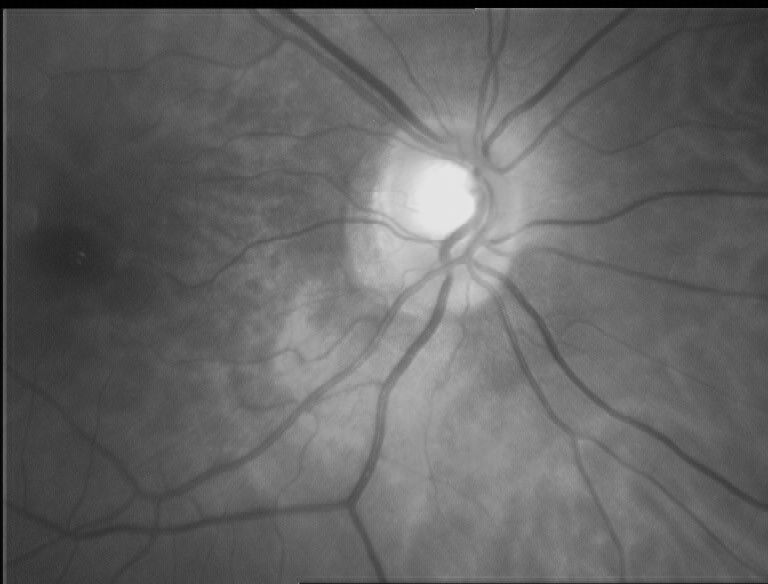
%> input picture Image Data Set/R001.jpg, 768 x 584 px
$ octave optical.m   (GNU Octave 9; MATLAB toolbox functions it lacks are replaced by stand-ins)
%> lines starting %> are read from the running program, lines starting %| are printed output that depends on the picture; in (x1, y1, x2, y2) boxes, pixels count from 0 and x2, y2 are one past the last pixel; in counts of white or black regions, pixels touching at a corner belong together; the program's own positions count from 1
clc
clear all
close all   %close all previous otpts
image='R001.jpg';
i=imread(image);
%> i is the input picture: size 584x768 uint8; min 0, max 231, mean 100.3
i1=histeq(i); %to increase contrast
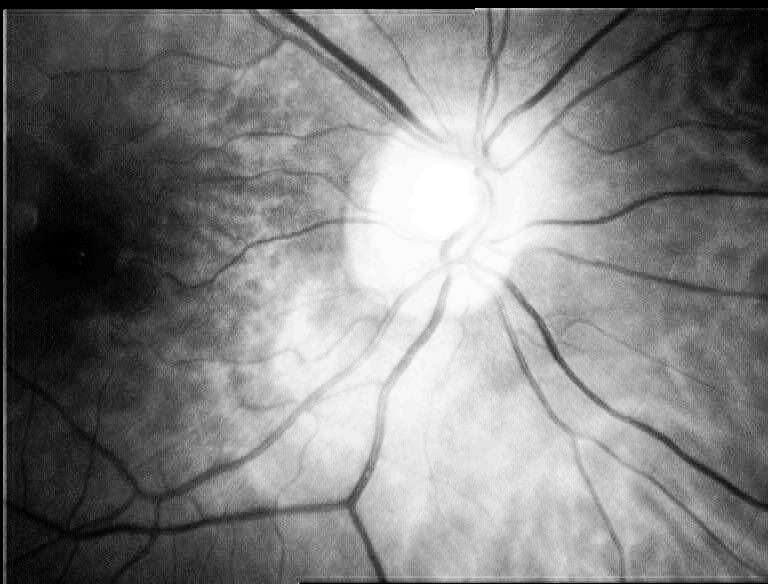
%> i1: size 584x768 uint8; min 0, max 255, mean 126.7
i2=im2bw(i1,0.5); %dataset in grey. changed to bw
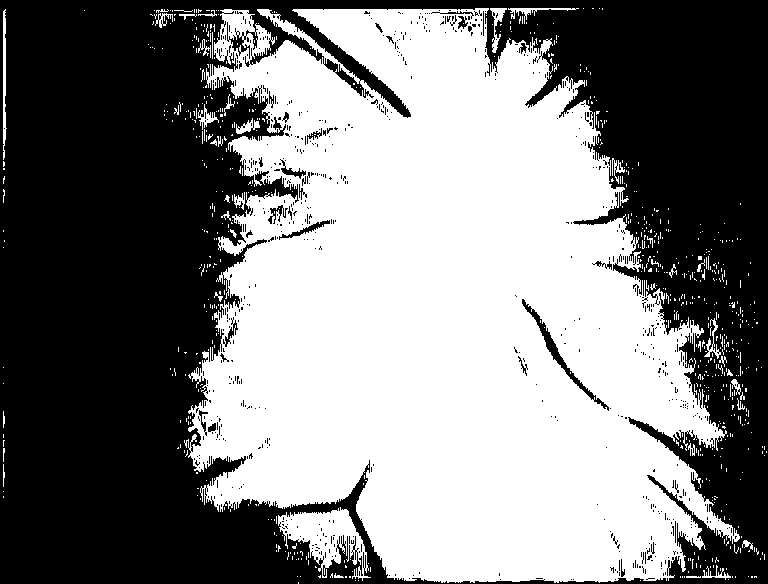
%> i2: size 584x768 logical; 49.8% white; 752 white regions (710 under 20 px), largest, box (x1, y1, x2, y2) and area: (184, 8, 740, 583) 215042, (278, 507, 371, 581) 3061, (3, 9, 7, 160) 400
i3= bwareaopen(i2,round(numel(i)*0.02));    %remove noise
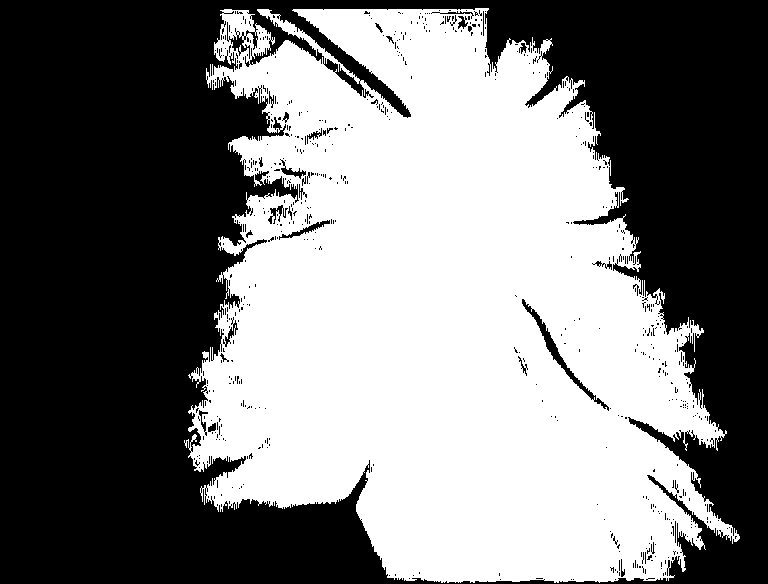
%> i3: size 584x768 logical; 47.9% white; 1 white region, box (x1, y1, x2, y2) and area: (184, 8, 740, 583) 215042
i4=i3;


x=0;y=0;c=0;        %to calulate centroid of the region
[m n]=size(i)
%> m = 584; n = 768
for j=1:584 %traverse
for k=1:768
    if(i3(j,k)==1) %white pixels =1. Find all white pixel points. Take their avg.
        x=x+k;
        y=y+j;
        c=c+1;
    end
end
end
%> after the loop, c = 215042; x = 95957063; y = 68048190
x=round(x/c);
%> x = 446
y=round(y/c);
%> y = 316
yellow = uint8([0 0 0]); % [R G B]; class of yellow must match class of I %for drawing bloack line
%> (the run ends here)

$ run again, with Image Data Set/R004.jpg copied over Image Data Set/R001.jpg
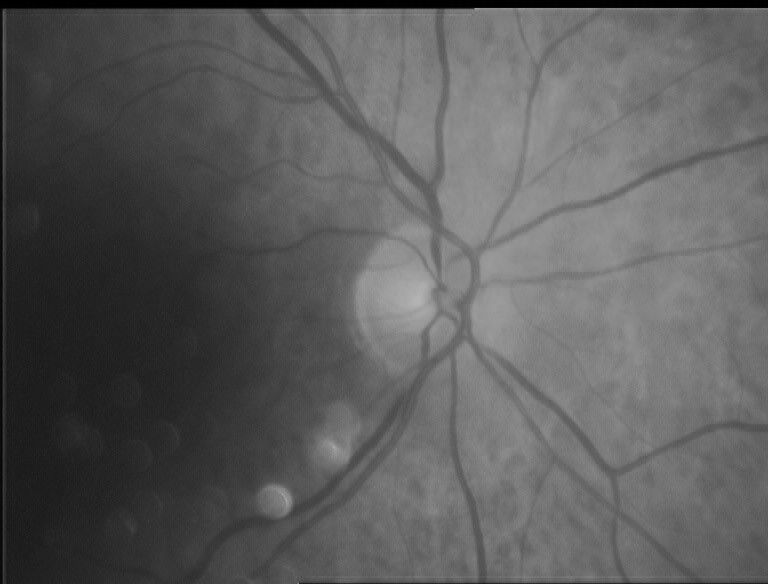
%> input picture Image Data Set/R004.jpg, 768 x 584 px
%> i is the input picture: size 584x768 uint8; min 0, max 179, mean 91.9
%> `i2=im2bw(i1,0.5);`:
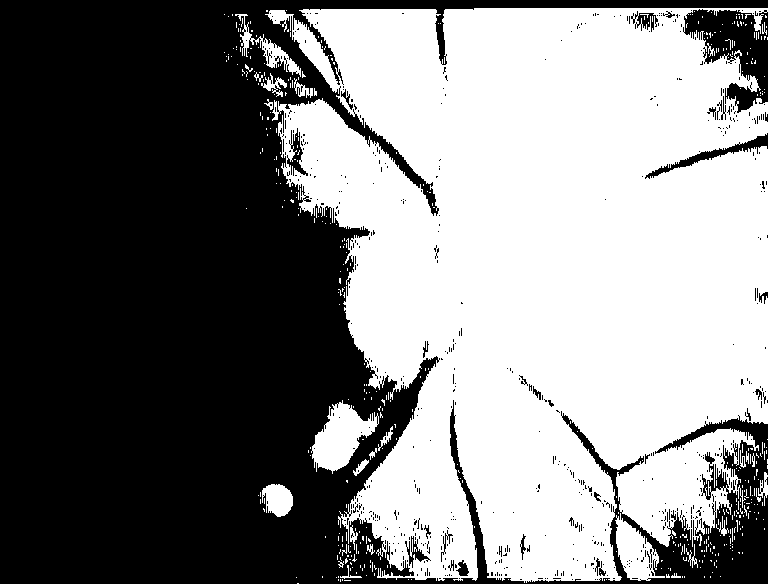
%> i2: size 584x768 logical; 50% white; 584 black regions (552 under 20 px), largest, box (x1, y1, x2, y2) and area: (0, 0, 768, 584) 215182, (683, 9, 768, 113) 4329, (645, 133, 768, 179) 869
%> `i3= bwareaopen(i2,round(numel(i)*0.02));`:
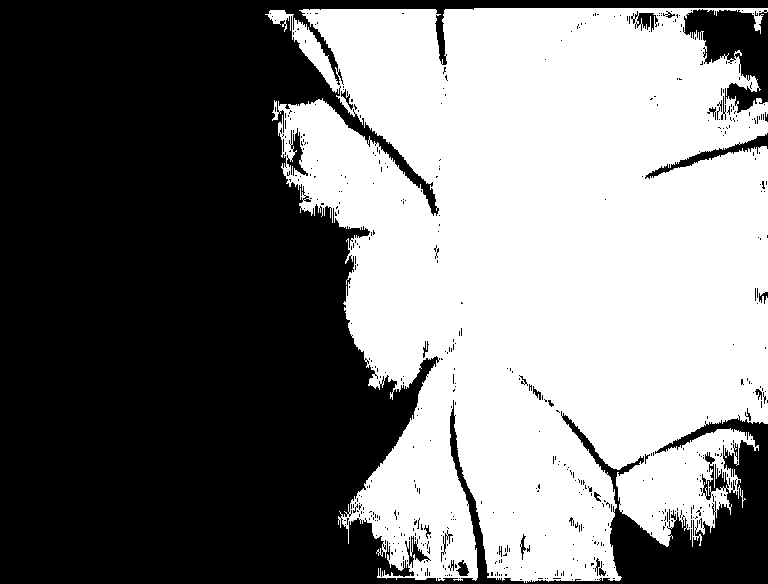
%> i3: size 584x768 logical; 48.1% white; 1 white region, box (x1, y1, x2, y2) and area: (265, 8, 768, 583) 215640
%> after the loop `for j=1:584`: c = 215640; x = 117271766; y = 58494013
%> `x=round(x/c);`: x = 544
%> `y=round(y/c);`: y = 271

$ run again, with Image Data Set/R005.jpg copied over Image Data Set/R001.jpg
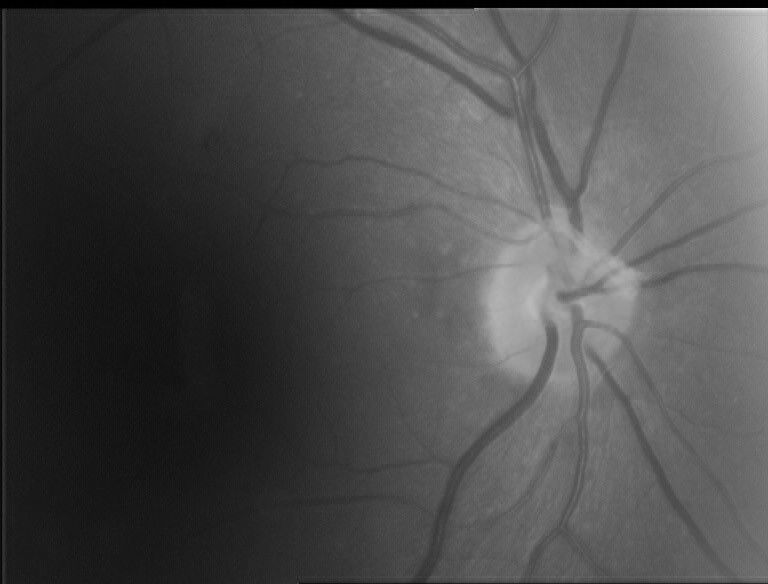
%> input picture Image Data Set/R005.jpg, 768 x 584 px
%> i is the input picture: size 584x768 uint8; min 0, max 234, mean 76.1
%> `i2=im2bw(i1,0.5);`:
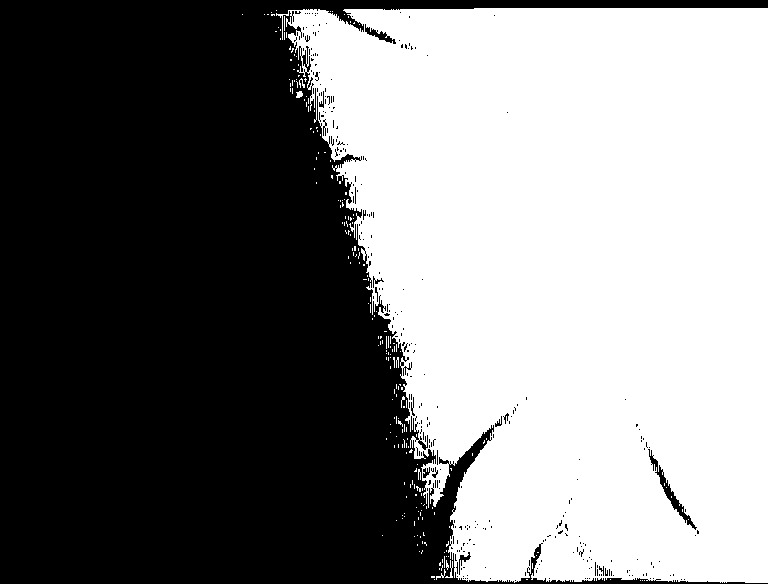
%> i2: size 584x768 logical; 49.5% white; 225 white regions (218 under 20 px), largest, box (x1, y1, x2, y2) and area: (276, 8, 768, 583) 220910, (445, 560, 453, 578) 40, (296, 91, 303, 98) 37
%> `i3= bwareaopen(i2,round(numel(i)*0.02));`:
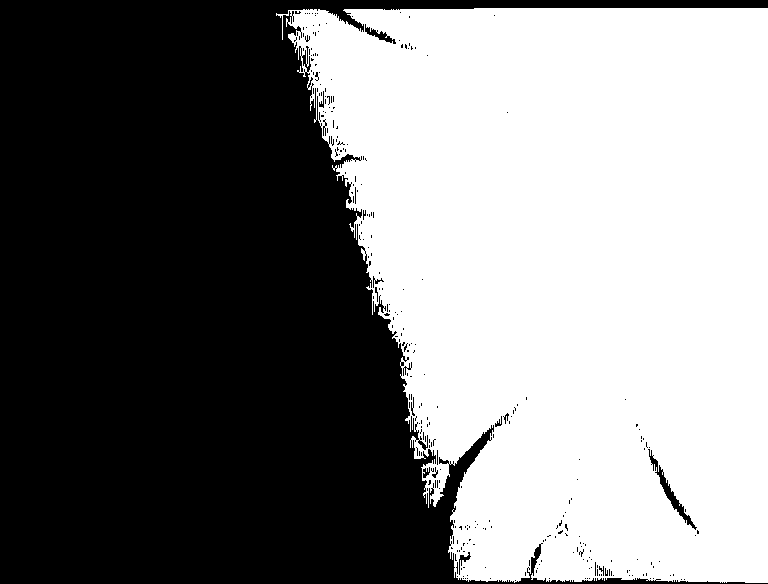
%> i3: size 584x768 logical; 49.3% white; 1 white region, box (x1, y1, x2, y2) and area: (276, 8, 768, 583) 220910
%> after the loop `for j=1:584`: c = 220910; x = 126112407; y = 60134594
%> `x=round(x/c);`: x = 571
%> `y=round(y/c);`: y = 272

$ run again, with Image Data Set/R007.jpg copied over Image Data Set/R001.jpg
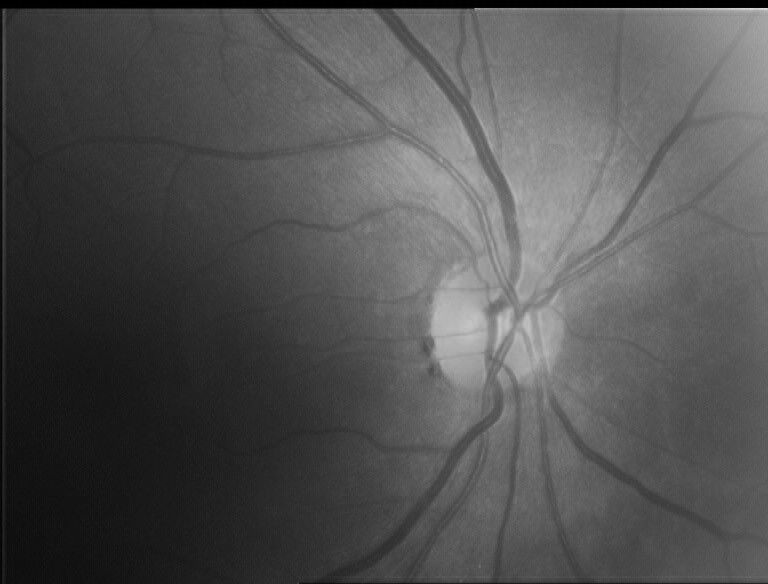
%> input picture Image Data Set/R007.jpg, 768 x 584 px
%> i is the input picture: size 584x768 uint8; min 0, max 220, mean 81.7
%> `i2=im2bw(i1,0.5);`:
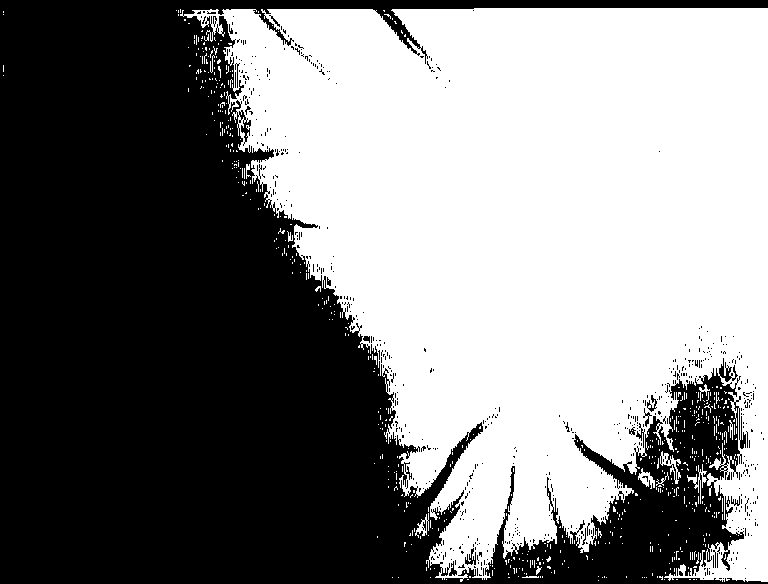
%> i2: size 584x768 logical; 50.2% white; 599 black regions (581 under 20 px), largest, box (x1, y1, x2, y2) and area: (0, 0, 768, 584) 220890, (465, 548, 476, 565) 90, (647, 395, 657, 412) 69
%> `i3= bwareaopen(i2,round(numel(i)*0.02));`:
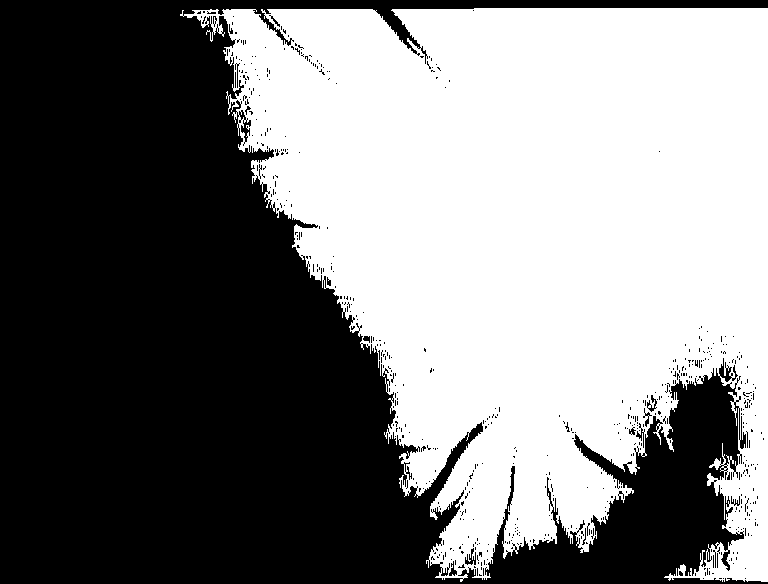
%> i3: size 584x768 logical; 49.5% white; 1 white region, box (x1, y1, x2, y2) and area: (180, 8, 768, 582) 221911
%> after the loop `for j=1:584`: c = 221911; x = 118129958; y = 53015289
%> `x=round(x/c);`: x = 532
%> `y=round(y/c);`: y = 239
